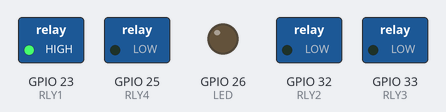
A program run on a simulated ESP32. On the bench: switched loads named in the program (green lamp = pin HIGH), output pins drawn as LEDs (lit = HIGH).

Above: at 0.5 s.
At 3.5 s:
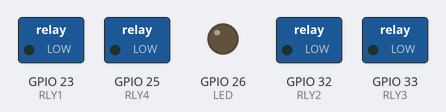
At 4.5 s:
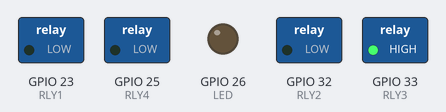
At 6.5 s:
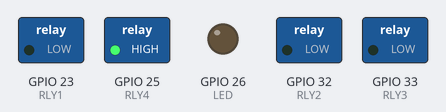
At 8.5 s:
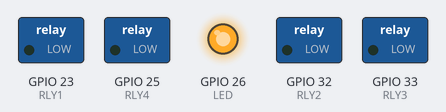
At 12.5 s:
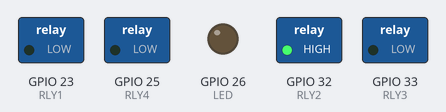
Timing chart, 0 to 13.0 s (numbered marks = the images above):
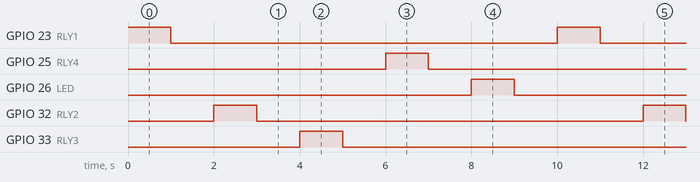

Measured:
- by itself, GPIO 23 (RLY1), GPIO 25 (RLY4), GPIO 26 (LED), GPIO 32 (RLY2), GPIO 33 (RLY3): alternates HIGH for 1.0 s and LOW for 9.0 s
- by itself, everything shown: repeats every 10.0 s, in 10 steps

The program:

main.cpp
```cpp
#include <Arduino.h>

#define RLY1     23
#define RLY2     32
#define RLY3     33
#define RLY4     25
#define LED      26


void setup() {
  pinMode(RLY1, OUTPUT);  //relay1
  pinMode(RLY2, OUTPUT);  //relay2
  pinMode(RLY3, OUTPUT);  //relay3
  pinMode(RLY4, OUTPUT); //relay4
  pinMode(LED, OUTPUT); //relay4
}


// the loop function runs over and over again forever
void loop() {
  digitalWrite(RLY1, HIGH);  // turn the LED on (HIGH is the voltage level)
  delay(1000);                      // wait for a second
  digitalWrite(RLY1, LOW);   // turn the LED off by making the voltage LOW
  delay(1000);

  digitalWrite(RLY2, HIGH);  // turn the LED on (HIGH is the voltage level)
  delay(1000);                      // wait for a second
  digitalWrite(RLY2, LOW);   // turn the LED off by making the voltage LOW
  delay(1000);

  digitalWrite(RLY3, HIGH);  // turn the LED on (HIGH is the voltage level)
  delay(1000);                      // wait for a second
  digitalWrite(RLY3, LOW);   // turn the LED off by making the voltage LOW
  delay(1000);

  digitalWrite(RLY4, HIGH);  // turn the LED on (HIGH is the voltage level)
  delay(1000);                      // wait for a second
  digitalWrite(RLY4, LOW);   // turn the LED off by making the voltage LOW
  delay(1000);

  digitalWrite(LED, HIGH);  // turn the LED on (HIGH is the voltage level)
  delay(1000);                      // wait for a second
  digitalWrite(LED, LOW);   // turn the LED off by making the voltage LOW
  delay(1000);                   // wait for a second
}
```
